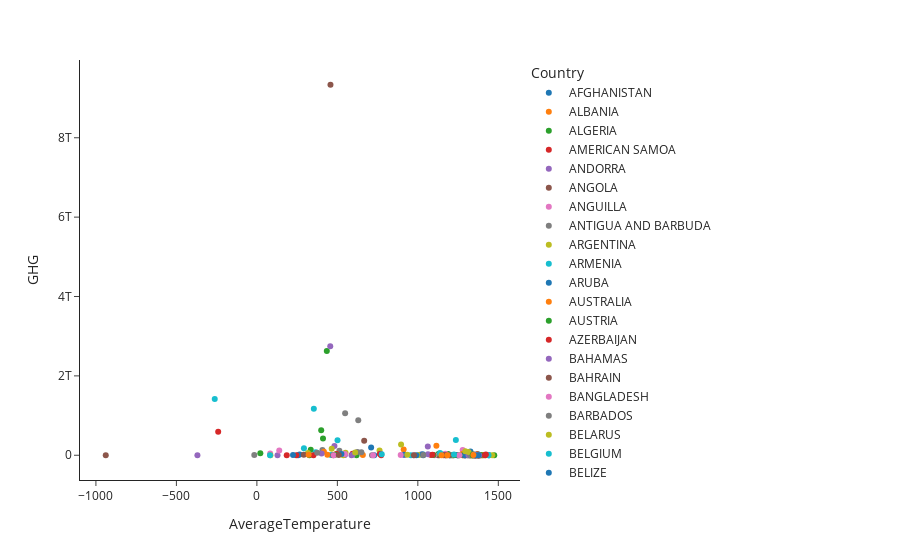

The notebook cell this image was saved under:
### Code cell
fig = px.scatter(df, x="AverageTemperature", y="GHG", color="Country", marginal_y="violin",
           marginal_x="box", trendline="ols", template="simple_white")
fig.show()
